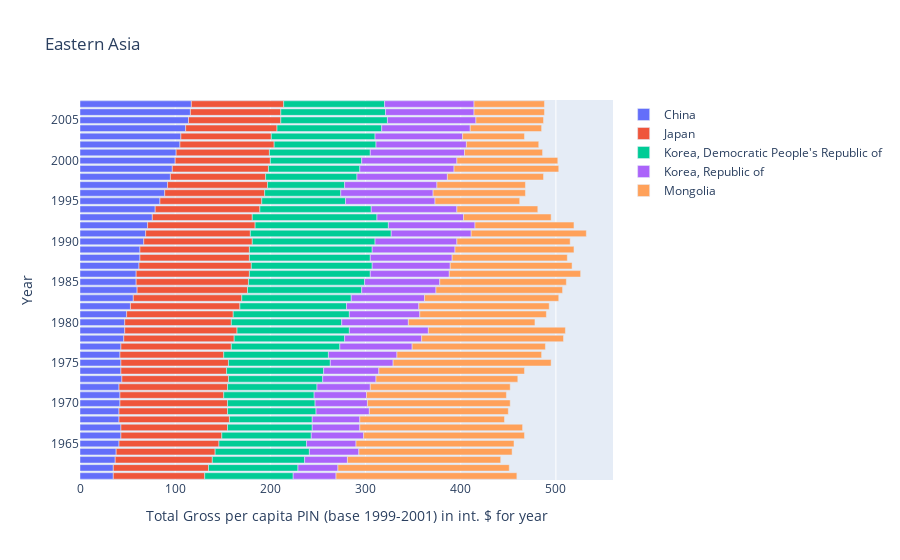

Source (notebook cell):
### Markdown cell above
Here we can see just how much Mongolia and DPRK has changed with a decrease in their PIN, and how China has increased their PIN.  It is hard to tell in

### Code cell
#fig = px.bar(eastern_asia_category, x='value', y='year', orientation='h')
fig = px.bar(eastern_asia_data, x='value', y='year', color='country_or_area', orientation='h', hover_data=['year', 'value'], title='Eastern Asia').for_each_trace(lambda t: t.update(name=t.name.replace('country_or_area=','')))
fig.update_xaxes(title_text='Total Gross per capita PIN (base 1999-2001) in int. $ for year')
fig.update_yaxes(title_text='Year')
fig.show()

### Figure 1 — Plotly figure (JSON) as saved in the notebook; plotly's stock layout.template omitted (floating-point values rounded to 4 significant figures)
{"data": [{"alignmentgroup": "True", "customdata": [[1961, 35], [1962, 35], [1963, 37], [1964, 38], [1965, 41], [1966, 43], [1967, 43], [1968, 41], [1969, 41], [1970, 42], [1971, 42], [1972, 41], [1973, 44], [1974, 43], [1975, 43], [1976, 42], [1977, 43], [1978, 46], [1979, 47], [1980, 47], [1981, 49], [1982, 53], [1983, 56], [1984, 60], [1985, 59], [1986, 59], [1987, 62], [1988, 63], [1989, 63], [1990, 67], [1991, 69], [1992, 71], [1993, 76], [1994, 79], [1995, 84], [1996, 89], [1997, 92], [1998, 95], [1999, 97], [2000, 100], [2001, 101], [2002, 105], [2003, 106], [2004, 111], [2005, 114], [2006, 116], [2007, 117]], "hoverlabel": {"namelength": 0}, "hovertemplate": "country_or_area=China<br>value=%{customdata[1]}<br>year=%{customdata[0]}", "legendgroup": "country_or_area=China", "marker": {"color": "#636efa"}, "name": "China", "offsetgroup": "country_or_area=China", "orientation": "h", "showlegend": true, "textposition": "auto", "type": "bar", "x": [35, 35, 37, 38, 41, 43, 43, 41, 41, 42, 42, 41, 44, 43, 43, 42, 43, 46, 47, 47, 49, 53, 56, 60, 59, 59, 62, 63, 63, 67, 69, 71, 76, 79, 84, 89, 92, 95, 97, 100, 101, 105, 106, 111, 114, 116, 117], "xaxis": "x", "y": [1961, 1962, 1963, 1964, 1965, 1966, 1967, 1968, 1969, 1970, 1971, 1972, 1973, 1974, 1975, 1976, 1977, 1978, 1979, 1980, 1981, 1982, 1983, 1984, 1985, 1986, 1987, 1988, 1989, 1990, 1991, 1992, 1993, 1994, 1995, 1996, 1997, 1998, 1999, 2000, 2001, 2002, 2003, 2004, 2005, 2006, 2007], "yaxis": "y"}, {"alignmentgroup": "True", "customdata": [[1961, 96], [1962, 100], [1963, 102], [1964, 104], [1965, 105], [1966, 106], [1967, 112], [1968, 116], [1969, 114], [1970, 113], [1971, 109], [1972, 114], [1973, 112], [1974, 111], [1975, 113], [1976, 109], [1977, 116], [1978, 116], [1979, 118], [1980, 112], [1981, 112], [1982, 115], [1983, 114], [1984, 116], [1985, 118], [1986, 119], [1987, 118], [1988, 115], [1989, 115], [1990, 114], [1991, 110], [1992, 113], [1993, 105], [1994, 110], [1995, 107], [1996, 105], [1997, 105], [1998, 100], [1999, 101], [2000, 100], [2001, 98], [2002, 99], [2003, 95], [2004, 96], [2005, 97], [2006, 95], [2007, 97]], "hoverlabel": {"namelength": 0}, "hovertemplate": "country_or_area=Japan<br>value=%{customdata[1]}<br>year=%{customdata[0]}", "legendgroup": "country_or_area=Japan", "marker": {"color": "#EF553B"}, "name": "Japan", "offsetgroup": "country_or_area=Japan", "orientation": "h", "showlegend": true, "textposition": "auto", "type": "bar", "x": [96, 100, 102, 104, 105, 106, 112, 116, 114, 113, 109, 114, 112, 111, 113, 109, 116, 116, 118, 112, 112, 115, 114, 116, 118, 119, 118, 115, 115, 114, 110, 113, 105, 110, 107, 105, 105, 100, 101, 100, 98, 99, 95, 96, 97, 95, 97], "xaxis": "x", "y": [1961, 1962, 1963, 1964, 1965, 1966, 1967, 1968, 1969, 1970, 1971, 1972, 1973, 1974, 1975, 1976, 1977, 1978, 1979, 1980, 1981, 1982, 1983, 1984, 1985, 1986, 1987, 1988, 1989, 1990, 1991, 1992, 1993, 1994, 1995, 1996, 1997, 1998, 1999, 2000, 2001, 2002, 2003, 2004, 2005, 2006, 2007], "yaxis": "y"}, {"alignmentgroup": "True", "customdata": [[1961, 93], [1962, 94], [1963, 97], [1964, 99], [1965, 92], [1966, 94], [1967, 89], [1968, 87], [1969, 93], [1970, 92], [1971, 95], [1972, 94], [1973, 99], [1974, 102], [1975, 107], [1976, 110], [1977, 114], [1978, 116], [1979, 118], [1980, 116], [1981, 122], [1982, 112], [1983, 115], [1984, 120], [1985, 122], [1986, 127], [1987, 127], [1988, 127], [1989, 129], [1990, 129], [1991, 148], [1992, 140], [1993, 131], [1994, 117], [1995, 88], [1996, 80], [1997, 81], [1998, 96], [1999, 96], [2000, 96], [2001, 106], [2002, 107], [2003, 109], [2004, 110], [2005, 112], [2006, 110], [2007, 106]], "hoverlabel": {"namelength": 0}, "hovertemplate": "country_or_area=Korea, Democratic People's Republic of<br>value=%{customdata[1]}<br>year=%{customdata[0]}", "legendgroup": "country_or_area=Korea, Democratic People's Republic of", "marker": {"color": "#00cc96"}, "name": "Korea, Democratic People's Republic of", "offsetgroup": "country_or_area=Korea, Democratic People's Republic of", "orientation": "h", "showlegend": true, "textposition": "auto", "type": "bar", "x": [93, 94, 97, 99, 92, 94, 89, 87, 93, 92, 95, 94, 99, 102, 107, 110, 114, 116, 118, 116, 122, 112, 115, 120, 122, 127, 127, 127, 129, 129, 148, 140, 131, 117, 88, 80, 81, 96, 96, 96, 106, 107, 109, 110, 112, 110, 106], "xaxis": "x", "y": [1961, 1962, 1963, 1964, 1965, 1966, 1967, 1968, 1969, 1970, 1971, 1972, 1973, 1974, 1975, 1976, 1977, 1978, 1979, 1980, 1981, 1982, 1983, 1984, 1985, 1986, 1987, 1988, 1989, 1990, 1991, 1992, 1993, 1994, 1995, 1996, 1997, 1998, 1999, 2000, 2001, 2002, 2003, 2004, 2005, 2006, 2007], "yaxis": "y"}, {"alignmentgroup": "True", "customdata": [[1961, 45], [1962, 42], [1963, 45], [1964, 52], [1965, 52], [1966, 55], [1967, 50], [1968, 50], [1969, 56], [1970, 55], [1971, 55], [1972, 56], [1973, 56], [1974, 58], [1975, 66], [1976, 72], [1977, 76], [1978, 81], [1979, 83], [1980, 70], [1981, 74], [1982, 76], [1983, 77], [1984, 78], [1985, 79], [1986, 83], [1987, 82], [1988, 86], [1989, 87], [1990, 86], [1991, 84], [1992, 91], [1993, 91], [1994, 90], [1995, 94], [1996, 97], [1997, 97], [1998, 95], [1999, 99], [2000, 100], [2001, 99], [2002, 95], [2003, 92], [2004, 93], [2005, 93], [2006, 93], [2007, 94]], "hoverlabel": {"namelength": 0}, "hovertemplate": "country_or_area=Korea, Republic of<br>value=%{customdata[1]}<br>year=%{customdata[0]}", "legendgroup": "country_or_area=Korea, Republic of", "marker": {"color": "#ab63fa"}, "name": "Korea, Republic of", "offsetgroup": "country_or_area=Korea, Republic of", "orientation": "h", "showlegend": true, "textposition": "auto", "type": "bar", "x": [45, 42, 45, 52, 52, 55, 50, 50, 56, 55, 55, 56, 56, 58, 66, 72, 76, 81, 83, 70, 74, 76, 77, 78, 79, 83, 82, 86, 87, 86, 84, 91, 91, 90, 94, 97, 97, 95, 99, 100, 99, 95, 92, 93, 93, 93, 94], "xaxis": "x", "y": [1961, 1962, 1963, 1964, 1965, 1966, 1967, 1968, 1969, 1970, 1971, 1972, 1973, 1974, 1975, 1976, 1977, 1978, 1979, 1980, 1981, 1982, 1983, 1984, 1985, 1986, 1987, 1988, 1989, 1990, 1991, 1992, 1993, 1994, 1995, 1996, 1997, 1998, 1999, 2000, 2001, 2002, 2003, 2004, 2005, 2006, 2007], "yaxis": "y"}, {"alignmentgroup": "True", "customdata": [[1961, 190], [1962, 180], [1963, 161], [1964, 161], [1965, 166], [1966, 169], [1967, 171], [1968, 152], [1969, 146], [1970, 150], [1971, 147], [1972, 147], [1973, 149], [1974, 153], [1975, 166], [1976, 152], [1977, 140], [1978, 149], [1979, 144], [1980, 133], [1981, 133], [1982, 137], [1983, 141], [1984, 133], [1985, 133], [1986, 138], [1987, 128], [1988, 121], [1989, 125], [1990, 119], [1991, 121], [1992, 104], [1993, 92], [1994, 85], [1995, 89], [1996, 97], [1997, 93], [1998, 101], [1999, 110], [2000, 106], [2001, 82], [2002, 76], [2003, 65], [2004, 75], [2005, 71], [2006, 74], [2007, 74]], "hoverlabel": {"namelength": 0}, "hovertemplate": "country_or_area=Mongolia<br>value=%{customdata[1]}<br>year=%{customdata[0]}", "legendgroup": "country_or_area=Mongolia", "marker": {"color": "#FFA15A"}, "name": "Mongolia", "offsetgroup": "country_or_area=Mongolia", "orientation": "h", "showlegend": true, "textposition": "auto", "type": "bar", "x": [190, 180, 161, 161, 166, 169, 171, 152, 146, 150, 147, 147, 149, 153, 166, 152, 140, 149, 144, 133, 133, 137, 141, 133, 133, 138, 128, 121, 125, 119, 121, 104, 92, 85, 89, 97, 93, 101, 110, 106, 82, 76, 65, 75, 71, 74, 74], "xaxis": "x", "y": [1961, 1962, 1963, 1964, 1965, 1966, 1967, 1968, 1969, 1970, 1971, 1972, 1973, 1974, 1975, 1976, 1977, 1978, 1979, 1980, 1981, 1982, 1983, 1984, 1985, 1986, 1987, 1988, 1989, 1990, 1991, 1992, 1993, 1994, 1995, 1996, 1997, 1998, 1999, 2000, 2001, 2002, 2003, 2004, 2005, 2006, 2007], "yaxis": "y"}], "layout": {"autosize": true, "barmode": "relative", "legend": {"tracegroupgap": 0}, "title": {"text": "Eastern Asia"}, "xaxis": {"anchor": "y", "autorange": true, "domain": [0, 1], "range": [0, 560], "title": {"text": "Total Gross per capita PIN (base 1999-2001) in int. $ for year"}, "type": "linear"}, "yaxis": {"anchor": "x", "autorange": true, "domain": [0, 1], "range": [1960.0, 2008.0], "title": {"text": "Year"}, "type": "linear"}}}
